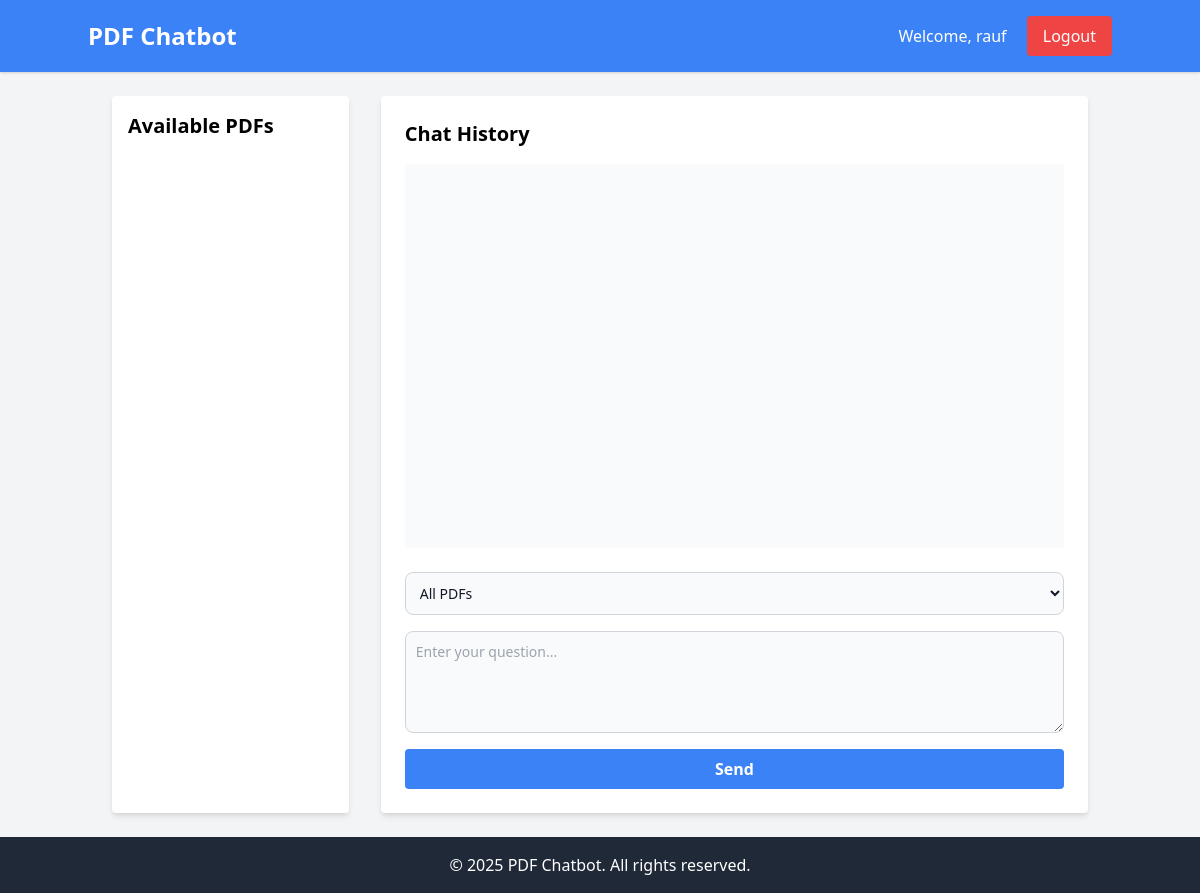
Page / (signed in) on the earlier database version.
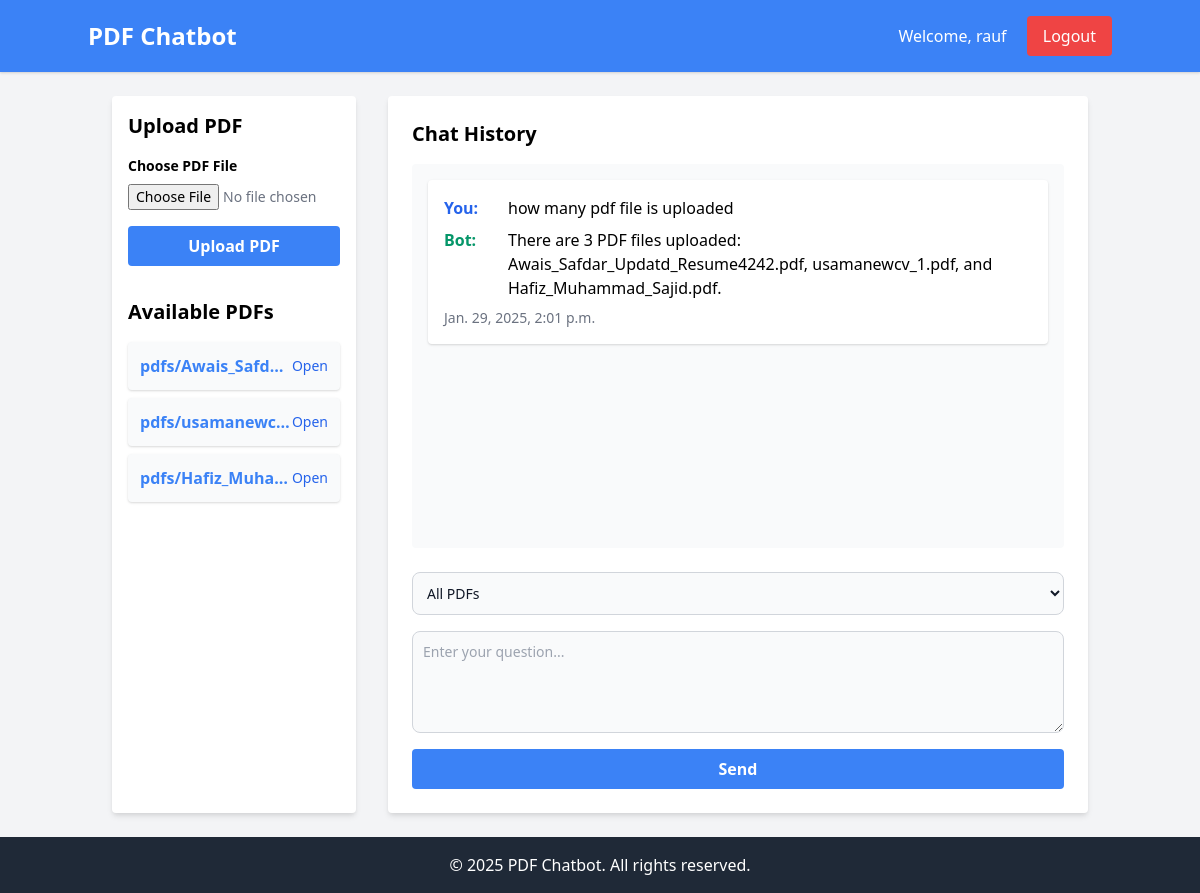
Same page on the later database version.
### accounts/models.py (models this page shows, shortened)
class CustomUser(AbstractUser):
    is_pdf_uploader = models.BooleanField(default=False)

class PDFUpload(models.Model):
    user = models.ForeignKey(CustomUser, on_delete=models.CASCADE)
    pdf_file = models.FileField(upload_to='pdfs/')
    uploaded_at = models.DateTimeField(auto_now_add=True)

class ChatMessage(models.Model):
    user = models.ForeignKey(CustomUser, on_delete=models.CASCADE)
    pdf = models.ForeignKey(PDFUpload, on_delete=models.CASCADE, null=True, blank=True)
    message = models.TextField()
    response = models.TextField()
    timestamp = models.DateTimeField(auto_now_add=True)

### accounts/views.py (the view, shortened to what this page needs)
# urls.py: path('', views.chat_view, name='chat'),
@login_required
def chat_view(request):
    pdf_uploads = PDFUpload.objects.filter(user=request.user) if request.user.is_pdf_uploader else PDFUpload.objects.all()
    chat_history = ChatMessage.objects.filter(user=request.user).order_by('timestamp')
    form = PDFUploadForm() if request.user.is_pdf_uploader else None
    return render(request, 'chat/chat.html', {
        'form': form,
        'pdf_uploads': pdf_uploads,
        'chat_history': chat_history
    })

### accounts/forms.py
class PDFUploadForm(forms.ModelForm):
    class Meta:
        model = PDFUpload
        fields = ('pdf_file',)

### templates/chat/chat.html (shortened to what this page needs)
{% extends 'base.html' %}
{% block content %}
<div class="flex flex-col md:flex-row">
    <div class="w-full md:w-1/4 bg-white p-4 rounded shadow-md mb-8 md:mb-0 md:mr-8">
        {% if user.is_pdf_uploader %}
            <div class="mb-8">
                <h3 class="text-xl font-bold mb-4">Upload PDF</h3>
                <form method="post" enctype="multipart/form-data" class="space-y-4">
                    <div class="form-group">
                        <label for="id_pdf_file" class="block text-sm font-semibold mb-2">Choose PDF File</label>
                        <input type="file" name="pdf_file" id="id_pdf_file" class="block w-full text-sm text-gray-500 file:mr-4 file:py-2 file:px-4 file:rounded-full file:border-0 file:text-sm file:font-semibold file:bg-blue-50 file:text-blue-700 hover:file:bg-blue-100" required>
                    </div>
                    <button type="submit" class="w-full bg-blue-500 hover:bg-blue-600 text-white font-bold py-2 px-4 rounded focus:outline-none focus:shadow-outline">
                        Upload PDF
                    </button>
                </form>
            </div>
        {% endif %}
        <div>
            <h3 class="text-xl font-bold mb-4">Available PDFs</h3>
            <ul class="space-y-2">
                {% for pdf in pdf_uploads %}
                    <li class="bg-gray-50 p-3 rounded shadow hover:shadow-md flex items-center justify-between">
                        <span class="text-blue-500 font-bold truncate">
                            {{ pdf.pdf_file.name }}
                        </span>
                        <a href="{{ pdf.pdf_file.url }}" target="_blank" class="text-sm text-blue-600 hover:underline">
                            Open
                        </a>
                    </li>
                {% endfor %}
            </ul>
        </div>
    </div>
    <div class="w-full md:w-3/4">
        <div class="bg-white rounded shadow-md p-6">
            <h3 class="text-xl font-bold mb-4">Chat History</h3>
            <div id="chat-history" class="space-y-4 h-96 overflow-y-auto mb-6 p-4 bg-gray-50 rounded">
                {% for chat in chat_history %}
                    <div class="bg-white p-4 rounded shadow">
                        <div class="flex flex-col space-y-2">
                            <div class="flex items-start">
                                <span class="font-bold text-blue-600 w-16">You:</span>
                                <p class="flex-1">{{ chat.message }}</p>
                            </div>
                            <div class="flex items-start">
                                <span class="font-bold text-green-600 w-16">Bot:</span>
                                <p class="flex-1 whitespace-pre-wrap">{{ chat.response }}</p>
                            </div>
                            <p class="text-sm text-gray-500 mt-2">{{ chat.timestamp }}</p>
                        </div>
                    </div>
                {% endfor %}
            </div>
            <form id="chat-form" method="post" class="space-y-4">
                <select name="pdf_id" id="pdf-select" class="block w-full bg-gray-50 border border-gray-300 text-gray-900 text-sm rounded-lg focus:ring-blue-500 focus:border-blue-500 p-2.5">
                    <option value="all">All PDFs</option>
                </select>
                <textarea name="user_input" id="user-input" class="block w-full bg-gray-50 border border-gray-300 text-gray-900 text-sm rounded-lg focus:ring-blue-500 focus:border-blue-500 p-2.5" rows="4" placeholder="Enter your question..."></textarea>
                <button type="submit" class="w-full bg-blue-500 hover:bg-blue-600 text-white font-bold py-2 px-4 rounded focus:outline-none focus:shadow-outline">
                    Send
                </button>
            </form>
        </div>
    </div>
</div>
{% endblock %}

### templates/base.html (shortened to what this page needs)
{% load static %}
<!DOCTYPE html>
<html lang="en">
<head>
    <link href="https://cdn.jsdelivr.net/npm/tailwindcss@2.2.19/dist/tailwind.min.css" rel="stylesheet">
</head>
<body class="bg-gray-100 h-screen flex flex-col">
    <nav class="bg-blue-500 p-4 text-white shadow">
        <div class="container mx-auto flex justify-between items-center">
            <a href="{% url 'chat' %}" class="text-2xl font-bold">PDF Chatbot</a>
            <div>
                {% if user.is_authenticated %}
                    <span class="mr-4">Welcome, {{ user.username }}</span>
                    <form method="post" action="{% url 'logout' %}" class="inline">
                        <button type="submit" class="bg-red-500 hover:bg-red-600 px-4 py-2 rounded">Logout</button>
                    </form>
                {% else %}
                    <a href="{% url 'login' %}" class="bg-blue-600 hover:bg-blue-700 px-4 py-2 rounded mr-2">Login</a>
                    <a href="{% url 'register' %}" class="bg-green-500 hover:bg-green-600 px-4 py-2 rounded">Register</a>
                {% endif %}
            </div>
        </div>
    </nav>
    <div class="flex-grow container mx-auto p-6">
        {% block content %}{% endblock %}
    </div>
    <footer class="bg-gray-800 text-white py-4">
        <div class="container mx-auto text-center">
            <p>&copy; 2025 PDF Chatbot. All rights reserved.</p>
        </div>
    </footer>
</body>
</html>

Differences in the rows shown:
changed CustomUser "rauf": is_pdf_uploader False → True (drawn)
added PDFUpload: pdf_file.name "pdfs/Awais_Safd…"
added PDFUpload: pdf_file.name "pdfs/usamanewc…"
added PDFUpload: pdf_file.name "pdfs/Hafiz_Muha…"
added ChatMessage: message "how many pdf file is uploaded", response "There are 3 PDF files uploaded: Awais_Safdar_Updatd_Resume4242.pdf, usamanewcv_1.pdf, and Hafiz_Muhammad_Sajid.pdf.", timestamp "Jan. 29, 2025, 2:01 p.m."
Other differences:
text now shown: "Upload PDF Choose PDF File Upload PDF"
